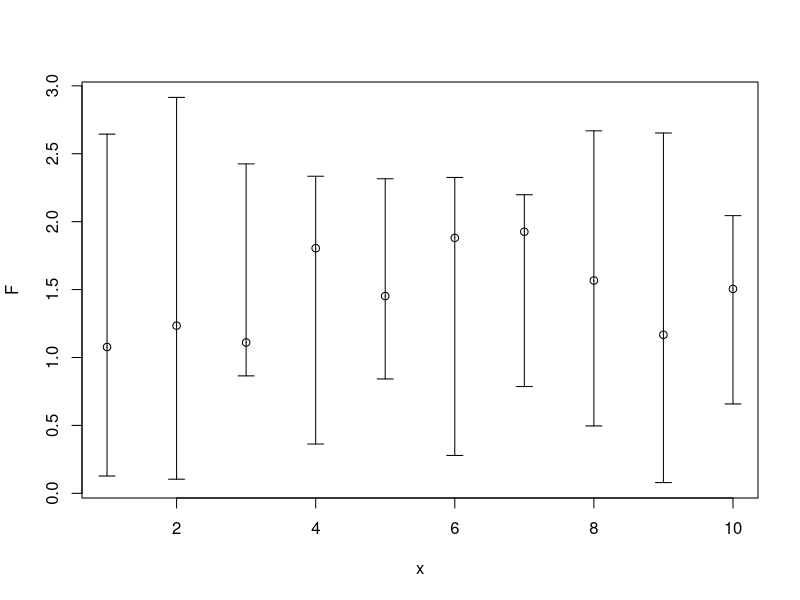
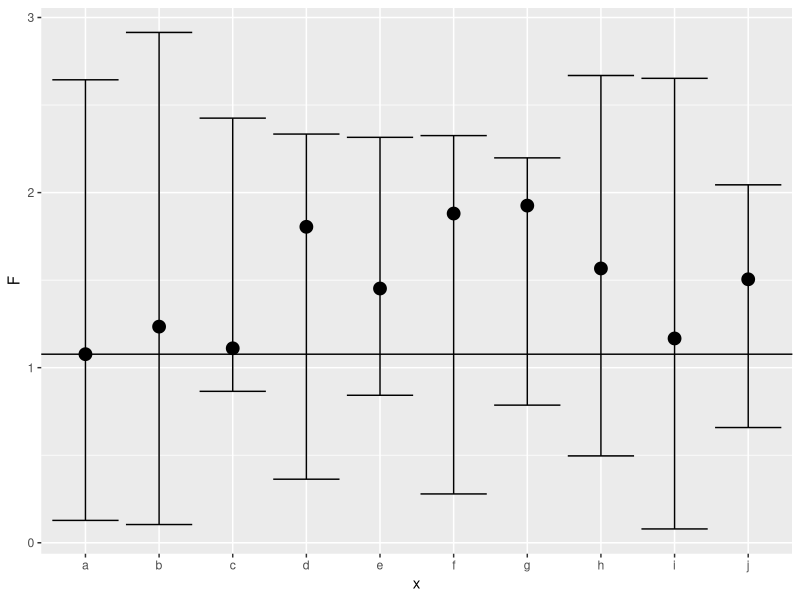

R code for these plots, in order:
### example 1
set.seed(0815)
x <- 1:10
F <- runif(10,1,2) 
L <- runif(10,0,1)
U <- runif(10,2,3)

require(plotrix)
plotCI(x, F, ui=U, li=L)

### example 2
set.seed(0815)
df <- data.frame(x = 1:10,
                 F = runif(10,1,2),
                 L = runif(10,0,1),
                 U = runif(10,2,3))

require(ggplot2)

df$x = c("a", "b", "c", "d", "e", "f", "g", "h", "i", "j")

ggplot(df, aes(x = x, y = F)) +
  geom_point(size = 4) +
  geom_errorbar(aes(ymax = U, ymin = L)) +
  geom_hline(aes(yintercept = df$F[1]))

